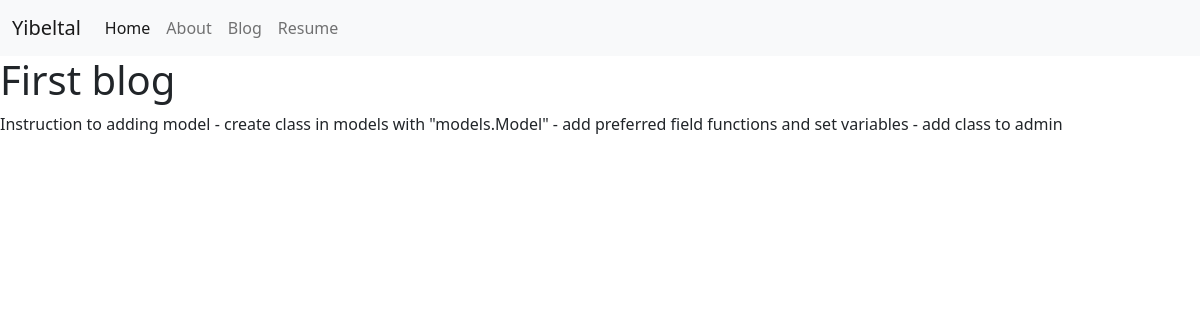
The app's page /blog/4/ with its own data.
### blog/models.py (models this page shows, shortened)
class Blogs(models.Model):
    title = models.CharField(max_length=200)
    description = models.TextField(max_length= 1000)

### blog/views.py (the view)
# urls.py: path('<int:blog_id>/', views.detail, name='detail'),
def detail(request, blog_id):
    blog = get_object_or_404(Blogs, pk=blog_id)
    return render(request,'detail.html', {'blog':blog})

### blog/templates/detail.html
{% extends 'base.html' %}
{% block content %}
    <h1>{{ blog.title }}</h1>
    <p>{{ blog.description }}</p>
    {% endblock %}

### records on screen
Blogs: title "First blog", description "Instruction to adding model - create class in models with \"models.Model\" - add preferred field functions and set variables - add class to admin"
